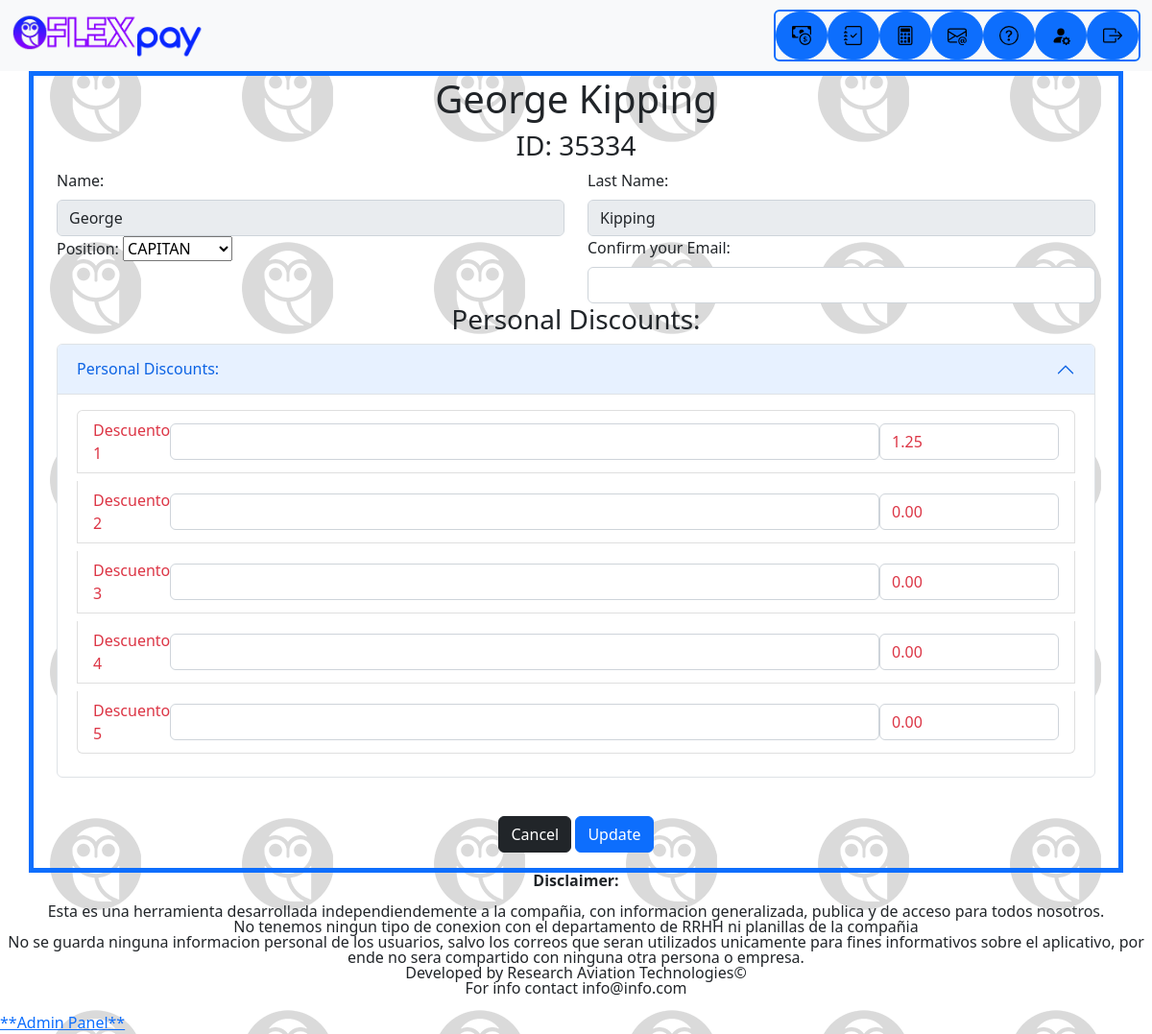
Page /profile/1/ (signed in) on the earlier database version.
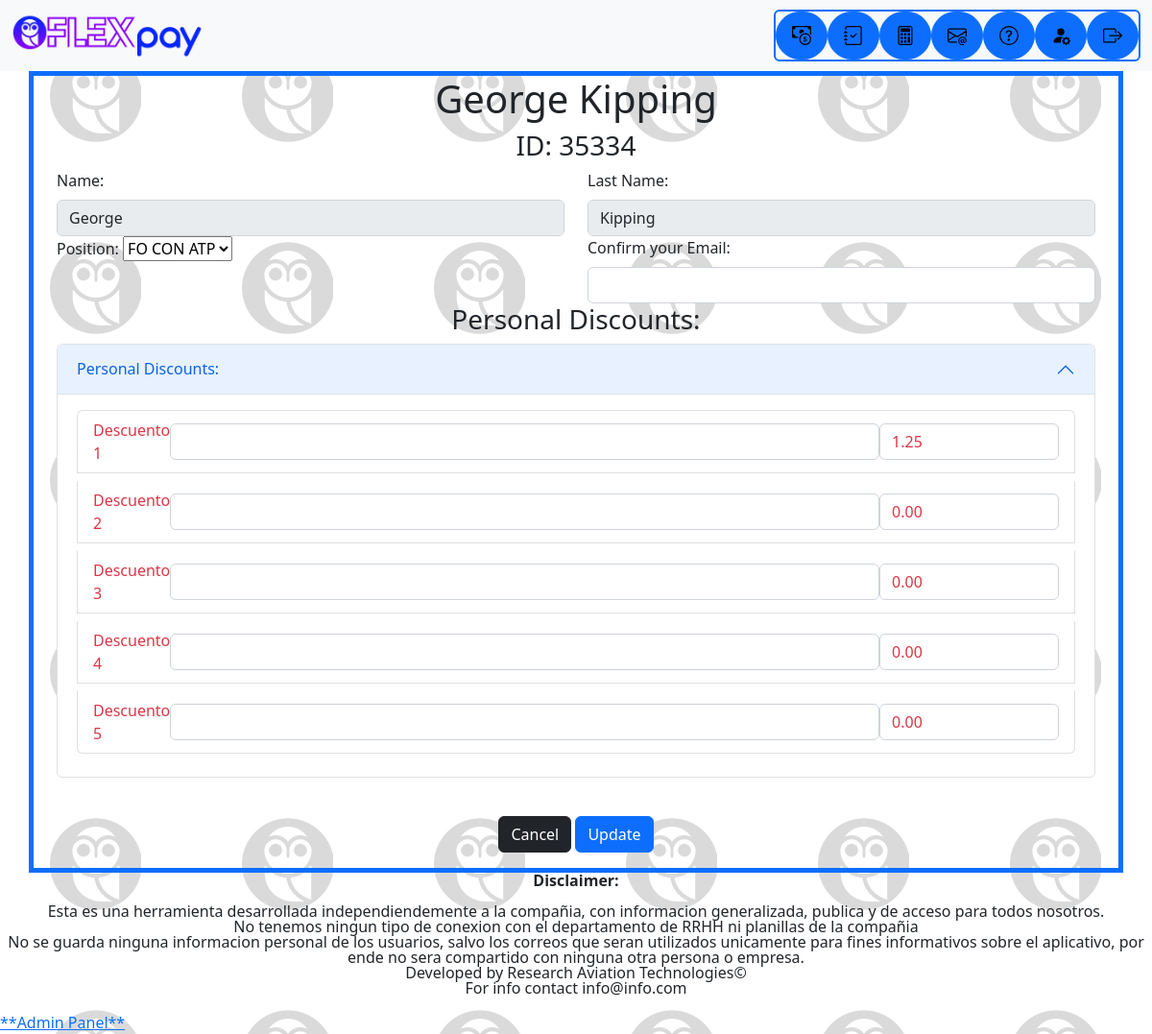
Same page on the later database version.
### main/models.py (models this page shows, shortened)
class User(AbstractUser):
    cmp_id = models.CharField(unique=True, max_length=20, null=True)
    username = models.CharField(max_length=20)
    email = models.EmailField(null=True)
    position = models.ForeignKey(PilotRank,on_delete=models.CASCADE,max_length=20,null=True)
    custom_disc_1 = models.DecimalField(max_digits=7, decimal_places=2, default=0)
    custom_disc_1_name =models.CharField(max_length=250,default='Descuento 1')
    custom_disc_2 = models.DecimalField(max_digits=7, decimal_places=2, default=0)
    custom_disc_2_name =models.CharField(max_length=250,default='Descuento 2')
    custom_disc_3 = models.DecimalField(max_digits=7, decimal_places=2, default=0)
    custom_disc_3_name =models.CharField(max_length=250,default='Descuento 3')
    custom_disc_4 = models.DecimalField(max_digits=7, decimal_places=2, default=0)
    custom_disc_4_name =models.CharField(max_length=250,default='Descuento 5')
    custom_disc_5 = models.DecimalField(max_digits=7, decimal_places=2, default=0)
    custom_disc_5_name =models.CharField(max_length=250,default='Descuento 5')
    USERNAME_FIELD  =   'cmp_id'
    REQUIRED_FIELDS =   ['username']

### main/views.py (the view, shortened to what this page needs)
# urls.py: path('profile/<str:pk>/', views.userprofile, name='profile'),
@login_required(login_url='login')
def userprofile(request,pk):
    user = User.objects.get(id=pk)
    user2 = request.user
    form = UpdateUserForm(instance=user2)
    return render(request,'main/user_profile.html', {'form': form})

### main/models.py (called while the page is built)
    def __str__(self):
        return self.pilot_position

### main/templates/main/user_profile.html (shortened to what this page needs)
{% extends 'main.html' %}
{% block content %}
<form class="container border border-primary border-5 gx-5 gy-5" action="" method="POST">
    <div class="text-center"><h1>{{user.first_name}} {{user.last_name}}</h1></div>
    <div class="text-center"><h3>ID: {{user.cmp_id}}</h3></div>
    <div class="row">
        <div class="col-sm">
        <label class="form-label">Name:</label>
        {{ form.first_name }}
    </div>
    <div class="col-sm">
        <label class="form-label">Last Name:</label>
        {{ form.last_name }}
    </div>
</div>
    <div class="row">
        <div class="col-sm">
            <label class="form-label">Position:</label>
            {{ form.position }}
        </div>
        <div class="col-sm">
            <label class="form-label">Confirm your Email:</label>
            {{ form.email }}
        </div>
    </div>
    <div class="row text-center"><h3>Personal Discounts:</h3></div>
    <div class="row">
        <div class="col-sm">
            <div class="accordion">
                <div class="accordion-item">
                    <h2 class="accordion-header">
                        <button class="accordion-button" type="button" data-bs-toggle="collapse" data-bs-target="#collapseOne" aria-expanded="true" aria-controls="collapseOne">
                          Personal Discounts:
                        </button>
                      </h2>
                      <div id="collapseOne" class="accordion-collapse collapse show" data-bs-parent="#accordionExample">
                        <div class="accordion-body">
                            <ul class="list-group">
                                <li class="form-label text-danger list-group-item d-flex justify-content-between align-items-center">
                                Descuento 1{{ form.custom_disc_1_name }}
                                <span>{{ form.custom_disc_1 }}</span>
                                </li>
                                <li class="form-label text-danger list-group-item d-flex justify-content-between align-items-center">
                                Descuento 2{{ form.custom_disc_2_name }}
                                <span>{{ form.custom_disc_2 }}</span>
                                </li>
                                <li class="form-label text-danger list-group-item d-flex justify-content-between align-items-center">
                                Descuento 3{{ form.custom_disc_3_name }}
                                <span>{{ form.custom_disc_3 }}</span>
                                </li>
                                <li class="form-label text-danger list-group-item d-flex justify-content-between align-items-center">
                                Descuento 4{{ form.custom_disc_4_name }}
                                <span>{{ form.custom_disc_4 }}</span>
                                </li>
                                <li class="form-label text-danger list-group-item d-flex justify-content-between align-items-center">
                                Descuento 5{{ form.custom_disc_5_name }}
                                <span>{{ form.custom_disc_5 }}</span>
                                </li>
                            </ul>
                        </div>
                      </div>
                </div>
            </div>
        </div>
    </div>
<div class="text-center my-3">
    <a href="/" class="btn btn-dark">Cancel</a>
    <button class="btn btn-primary" type="submit">Update</button>
</div>
</form>
{% endblock content %}

Differences in the rows shown:
changed User "George": position "CAPITAN" → "FO CON ATP"
